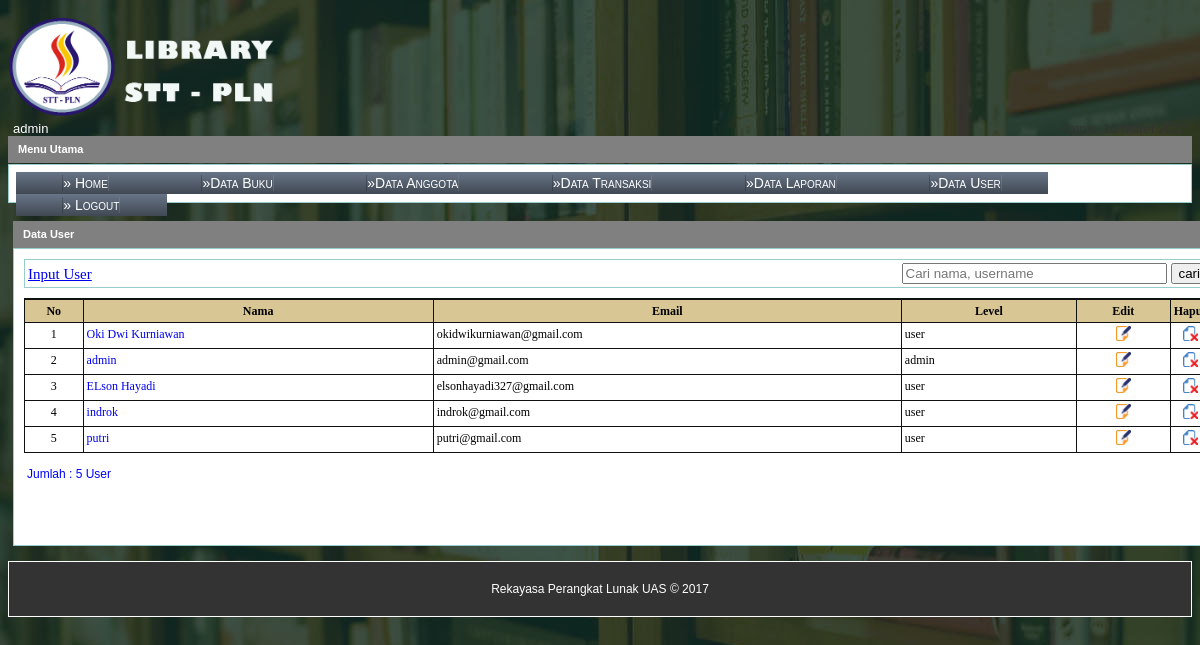
The app's page /admin/index.php?page=user (signed in) with its own data.
### tables this page shows
CREATE TABLE `tbl_user` (
  `id` int(3) NOT NULL,
  `nama` varchar(200) NOT NULL,
  `username` varchar(50) NOT NULL,
  `password` varchar(200) NOT NULL,
  `email` varchar(100) NOT NULL,
  `foto` varchar(50) NOT NULL,
  `level` enum('admin','user') NOT NULL
);

### admin/user_data.php (the view, shortened to what this page needs)
<div id="menu-tengah">
   	<div id="bg_menu">Data User
   	</div>
   	<div id="content_menu">
       <div id="menu_header">
       	<form action="?page=user_search" method="post">
       	<table width="100%" height="100%" style="border:1px solid #9cc;">
           	<tr>
               	<td width="50%"><a href="?page=user_input">Input User</a></td>
                   <td width="50%" align="right"><input type="text" name="cari" size="30" placeholder="Cari nama, username"></td>
                   <td><input type="submit" id="submit" value="cari"></td>
               </tr>
           </table>
           </form>
   	</div>
  	    <div class="zebra-table">
  	      <table width="100%" height="100%" align="center" cellspacing="0" cellpadding="5">
  	        <thead align="center">
  	          <tr>
  	            <th align="center" width="5%" >No</th>
  	            <th width="30%">Nama</th>
  	            <th width="40%">Email</th>
  	            <th width="15%">Level</th>
               <th width="8%">Edit</th>
               <th width="8%">Hapus</th>
             </tr>
           </thead>
           <?php
			$query = "SELECT * FROM tbl_user ORDER by id";
			$sql = mysql_query($query);
			$total = mysql_num_rows($sql);
			$no = 1;
			while ($data=mysql_fetch_array($sql)) {
		?>
  	        <tbody>
  	          <tr>
  	            <td align="center"><?php echo $no; ?></td>
  	            <td><a href="?page=user_detil&id=<?=$data['id']?>"><?php echo $data['nama']; ?></a></td>
  	            <td><?php echo $data['email']; ?></td>
  	            <td><?php echo $data['level']; ?></td>
               <td align="center"><a href="?page=user_edit&id=<?=$data['id']?>"><img src="../images/edit.png"/ width="15px" height="15px"></a></td>
               <td align="center"><a href="?page=user_hapus&id=<?=$data['id']?>" onclick="return confirm('Anda yakin ingin menghapus data user <?=$data['nama']?> ?')"><img src="../images/delete.png"/ width="15px" height="15px"></a></td>
             </tr>
           <?php $no++; } ?>
           </tbody>
         </table>
         </div>
         <div id="menu_bottom">
       	<table width="100%" style="border:0px solid #9cc;">
           	<tr>
               	<td width="50%">Jumlah : <?php echo $total; ?> User</td>
               </tr>
           </table>
   	</div>
  	  </div>
   </div>

### images/style.css (style rules this page uses)
body { background:url("../images/back.jpg"); font-family:Tahoma, Geneva, sans-serif; font-size: 14px; }
#menu-tengah { margin:5px; width:1210px; float:left; }
#bg_menu { background-color: gray; border-bottom:0px; padding:7px; padding-left:10px; color:#ffffff; font-weight:bold; font-size:11px; height:13px; }
#content_menu { background-color: #FFF; border: 1px solid #9CC; line-height: 16px; padding: 3px; margin-bottom: 10px; font-size:14px; padding:10px; }
.zebra-table { background-color:#FFF; font-size:12px; font-family:Georgia, "Times New Roman", Times, serif; border-collapse: collapse; border: 1px solid #101111; overflow: hidden; margin-bottom:10px; }
.zebra-table th { background-color:#D8C795; color:; }
.zebra-table th,.zebra-table td { vertical-align: top; padding:3px 3px; margin:0; border-top:1px solid #101111; border-right:1px solid #101111; }
.zebra-table tbody tr:nth-child(odd) { background: #FFF; }
.zebra-table a { text-decoration:none; text-shadow:#FF9; }
#menu_header { font-size:15px; font-family:Georgia, "Times New Roman", Times, serif; border-collapse: collapse; overflow: hidden; margin-bottom:10px; }
#menu_bottom { font-size:12px; color:#00F; font-family:Verdana, Geneva, sans-serif; border-collapse: collapse; overflow: hidden; margin-bottom:50px; }

### records on screen
tbl_user: nama "Oki Dwi Kurniawan", email "okidwikurniawan@gmail.com", level "user"
tbl_user: nama "admin", email "admin@gmail.com", level "admin"
tbl_user: nama "ELson Hayadi", email "elsonhayadi327@gmail.com", level "user"
tbl_user: nama "indrok", email "indrok@gmail.com", level "user"
tbl_user: nama "putri", email "putri@gmail.com", level "user"

### other values on screen
$_SESSION['nama'] "admin"
$total "5"
